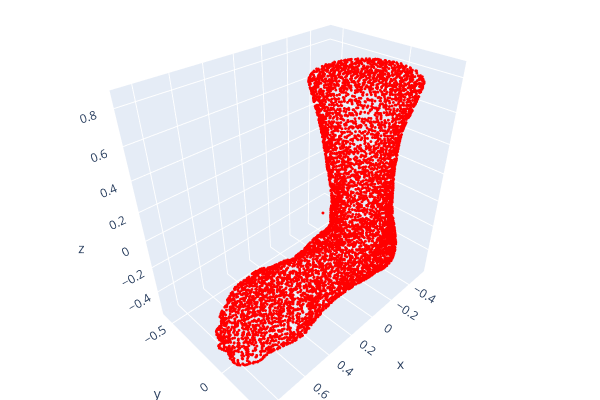

Notebook code for this chart:
### Code cell
import random

idx = random.randint(0,100)
sample_points_path = join(ROOT_DIR, '202212201452r,.txt')
visualize_pointcloud(sample_points_path, stride=3, flip_axis=-1, postprocess_fn=pc_normalize)

### Figure 1 — Plotly figure (JSON) as saved in the notebook; plotly's stock layout.template omitted (floating-point values rounded to 4 significant figures; data arrays with more than 128 entries replaced by an {"elided": "..."} marker saying what was removed)
{"data": [{"marker": {"color": {"elided": "6758x3 int values"}, "size": 1}, "mode": "markers", "type": "scatter3d", "x": {"elided": "6758 float values"}, "y": {"elided": "6758 float values"}, "z": {"elided": "6758 float values"}}], "layout": {"height": 400, "margin": {"b": 0, "l": 0, "r": 0, "t": 0}, "scene": {"camera": {"center": {"x": 0, "y": 0, "z": 0}, "up": {"x": 0, "y": 0, "z": 1}}}, "showlegend": false, "width": 600}}
